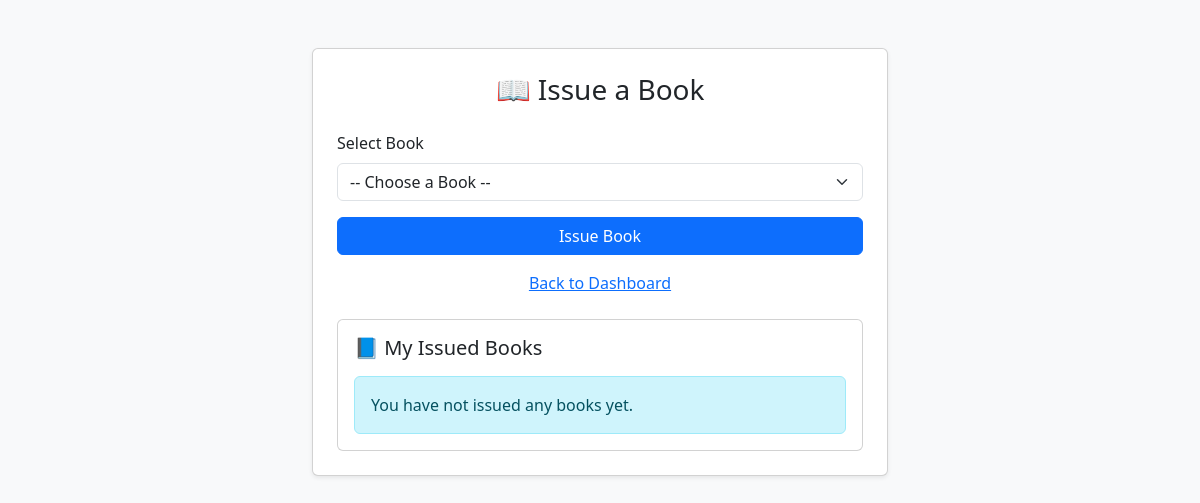
Page /user_issue/ (signed in) on the earlier database version.
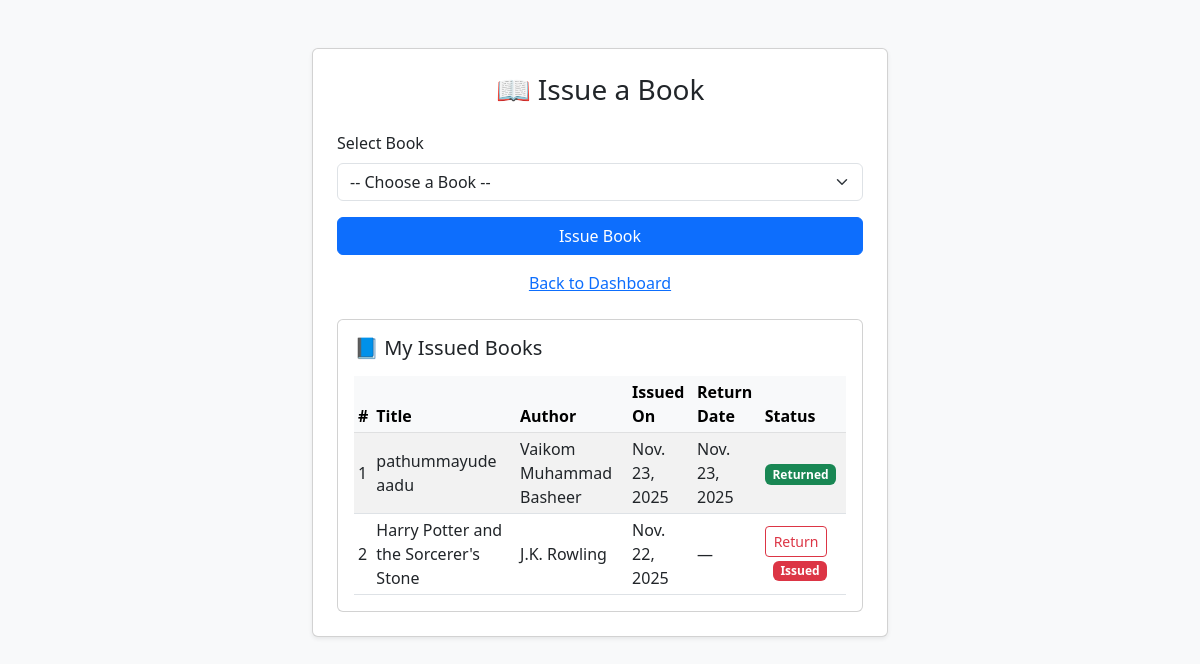
Same page on the later database version.
### app/models.py (models this page shows, shortened)
class IssuedBook(models.Model):
    user = models.ForeignKey(User, on_delete=models.CASCADE)
    book = models.ForeignKey(Book, on_delete=models.CASCADE)
    issue_date = models.DateField(auto_now_add=True)
    return_date = models.DateField(null=True, blank=True)

class Book(models.Model):
    book_code = models.IntegerField(unique=True, null=True, blank=True)
    title = models.CharField(max_length=255)
    cover_image = models.ImageField(upload_to='book_covers/', blank=True, null=True)
    author = models.ForeignKey(Author, on_delete=models.CASCADE)
    category = models.ForeignKey(Category, on_delete=models.CASCADE)
    isbn = models.CharField(max_length=50, blank=True, null=True)
    publisher = models.CharField(max_length=255, blank=True, null=True)
    publication_date = models.DateField(null=True, blank=True)
    description = models.TextField(blank=True, null=True)
    total_copies = models.IntegerField(default=1)
    available_copies = models.IntegerField(default=1)
    def is_available(self):
        return self.available_copies > 0
    is_available.boolean = True

class Author(models.Model):
    name = models.CharField(max_length=100)
    bio = models.TextField(blank=True)

### app/views.py (the view, shortened to what this page needs)
# urls.py: path('user_issue/', views.user_issue, name='user_issue'),
def user_issue(request):
    if not request.user.is_authenticated:
        next_url = request.get_full_path()   # e.g. /user_issue/?book_id=3
        return redirect(f"{reverse('user_register')}?next={next_url}")
    book_id = request.GET.get('book_id')
    if book_id:
        book = get_object_or_404(Book, id=book_id)
        my_issued = IssuedBook.objects.filter(user=request.user).select_related('book').order_by('-issue_date')
        return render(request, 'issue_book.html', {'book': book, 'my_issued': my_issued})
    available_books = Book.objects.filter(available_copies__gt=0).order_by("title")
    my_issued = IssuedBook.objects.filter(user=request.user).select_related('book').order_by('-issue_date')
    return render(request, 'issue_book.html', {
        'books': available_books,
        'my_issued': my_issued,
    })

### templates/issue_book.html (shortened to what this page needs)
<!DOCTYPE html>
<html lang="en">
<head>
  <link href="https://cdn.jsdelivr.net/npm/bootstrap@5.3.0/dist/css/bootstrap.min.css" rel="stylesheet">
</head>
<body class="bg-light">
<div class="container mt-5 col-md-6">
  <div class="card shadow-sm p-4">
    <h3 class="text-center mb-4">📖 Issue a Book</h3>
    <form method="post" action="{% url 'user_issue' %}">
      <div class="mb-3">
        <label class="form-label">Select Book</label>
        <select name="book_id" class="form-select" required>
          <option value="">-- Choose a Book --</option>
        </select>
      </div>
      <button type="submit" class="btn btn-primary w-100">Issue Book</button>
    </form>
    <div class="text-center mt-3">
      <a href="{% url 'user_dashboard' %}">Back to Dashboard</a>
    </div>
    <div class="card mt-4">
      <div class="card-body">
        <h5 class="card-title mb-3">📘 My Issued Books</h5>
        {% if my_issued %}
          <div class="table-responsive">
            <table class="table table-sm table-striped align-middle mb-0">
              <thead class="table-light">
                <tr>
                  <th>#</th>
                  <th>Title</th>
                  <th>Author</th>
                  <th>Issued On</th>
                  <th>Return Date</th>
                  <th>Status</th>
                </tr>
              </thead>
              <tbody>
                {% for rec in my_issued %}
                  <tr>
                    <td>{{ forloop.counter }}</td>
                    <td>{{ rec.book.title }}</td>
                    <td>{{ rec.book.author.name }}</td>
                    <td>{{ rec.issue_date }}</td>
                    <td>{{ rec.return_date|default:"—" }}</td>
                    <td>
                      {% if rec.return_date %}
                        <span class="badge bg-success">Returned</span>
                      {% else %}
                        <form method="post" action="{% url 'user_issue' %}" style="display:inline;">
                          <button type="submit" class="btn btn-sm btn-outline-danger">Return</button>
                        </form>
                        <span class="ms-2 badge bg-danger">Issued</span>
                      {% endif %}
                    </td>
                  </tr>
                {% endfor %}
              </tbody>
            </table>
          </div>
        {% else %}
          <div class="alert alert-info mb-0">You have not issued any books yet.</div>
        {% endif %}
      </div>
    </div>
  </div>
</div>
</body>
</html>

Differences in the rows shown:
added IssuedBook: book "pathummayude aadu", book.author.name "Vaikom Muhammad Basheer", issue_date "Nov. 23, 2025", return_date "Nov. 23, 2025", shows "Returned"
added IssuedBook: book "Harry Potter and the Sorcerer's Stone", book.author.name "J.K. Rowling", issue_date "Nov. 22, 2025", return_date "—"
Other differences:
text no longer shown: "You have not issued any books yet."
text now shown: "# Title Author Issued On Return Date Status"
